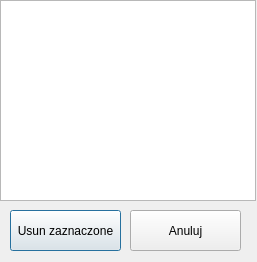
<?xml version="1.0" encoding="UTF-8"?>
<ui version="4.0">
 <class>RemoveObstacle</class>
 <widget class="QDialog" name="RemoveObstacle">
  <property name="geometry">
   <rect>
    <x>0</x>
    <y>0</y>
    <width>257</width>
    <height>262</height>
   </rect>
  </property>
  <property name="windowTitle">
   <string>Usuń</string>
  </property>
  <widget class="QListView" name="obList">
   <property name="geometry">
    <rect>
     <x>0</x>
     <y>0</y>
     <width>256</width>
     <height>201</height>
    </rect>
   </property>
   <property name="alternatingRowColors">
    <bool>true</bool>
   </property>
   <property name="selectionMode">
    <enum>QAbstractItemView::MultiSelection</enum>
   </property>
   <property name="movement">
    <enum>QListView::Static</enum>
   </property>
  </widget>
  <widget class="QPushButton" name="removeButton">
   <property name="geometry">
    <rect>
     <x>10</x>
     <y>210</y>
     <width>111</width>
     <height>41</height>
    </rect>
   </property>
   <property name="text">
    <string>Usun zaznaczone</string>
   </property>
  </widget>
  <widget class="QPushButton" name="cancelButton">
   <property name="geometry">
    <rect>
     <x>130</x>
     <y>210</y>
     <width>111</width>
     <height>41</height>
    </rect>
   </property>
   <property name="text">
    <string>Anuluj</string>
   </property>
  </widget>
 </widget>
 <resources/>
 <connections/>
</ui>
